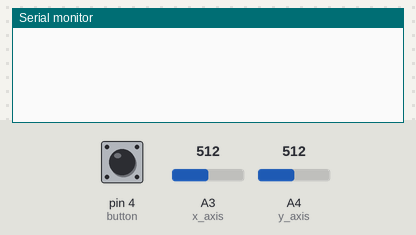
Simulated run of this sketch. Board: Arduino Uno, built with avr-gcc and run on an emulated ATmega328P. Shown: the last lines printed to the serial monitor. The inputs (shaded band) are chosen by the test bench; at power-on: A3 (x_axis) = 512, pin 4 (button) HIGH, A4 (y_axis) = 512.

Above: at 1.2 s.
1.3 s: A3 (x_axis) set to 810
At 2.3 s:
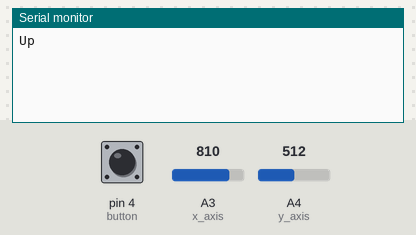
2.8 s: A3 (x_axis) set to 90
At 3.6 s:
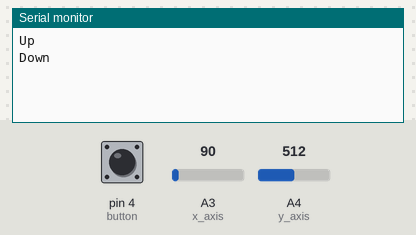

Measured:
- after the input at 1.3 s, the serial monitor: prints a new line at once (image 1)
- after the input at 2.8 s, the serial monitor: prints a new line at once (image 2)

The sketch:

Joystick_Placitech_Example.ino
```cpp
/*   Author: PLACITECH. DIY and Funny videos!
 *
 *   Tiktok: @placitech
 *   Instagram: @placitech_
 *   YouTube: PLACITECH
 *
 *  Use this code to learn the bascis of Joystick modules! In this example
 *  you will print the position of the joystick on the Serial monitor by
 *  reading axis data as well as the switch button value.
 *
 *  The microcontroller I used for this example is an Arduino Nano,
 *  but you can use any Micro that you have, like the Arduino UNO or MEGA.
*/

#define x_axis A3
#define y_axis A4
#define button 4

int x_val;
int y_val;
int b_val;


// Function used to get the axis readings
void get_readings(){
  x_val = analogRead(x_axis);
  y_val = analogRead(y_axis);
  b_val = digitalRead(button);
  delay(10);
}


void setup() {
  Serial.begin(9600);
  pinMode(x_axis, INPUT);
  pinMode(y_axis, INPUT);
  pinMode(button, INPUT_PULLUP);
}


void loop() {
  get_readings();

  // Show "Center" when button is pressed
  if (b_val == 0){
    Serial.println("Center");
    while (b_val == 0){
      get_readings();
    }
    Serial.println();
  }

  // If button is not pressed, show the current position of the joystick
  else if (x_val > 800){
    Serial.println("Up");
    while (x_val > 800){
      get_readings();
    }
    Serial.println();
  }

  else if (x_val < 100){
    Serial.println("Down");
    while (x_val < 100){
      get_readings();
    }
    Serial.println();
  }

  else if (y_val > 800){
    Serial.println("Right");
    while (y_val > 800){
      get_readings();
    }
    Serial.println();
  }

  else if (y_val < 100){
    Serial.println("Left");
    while (y_val < 100){
      get_readings();
    }
    Serial.println();
  }
}
```
